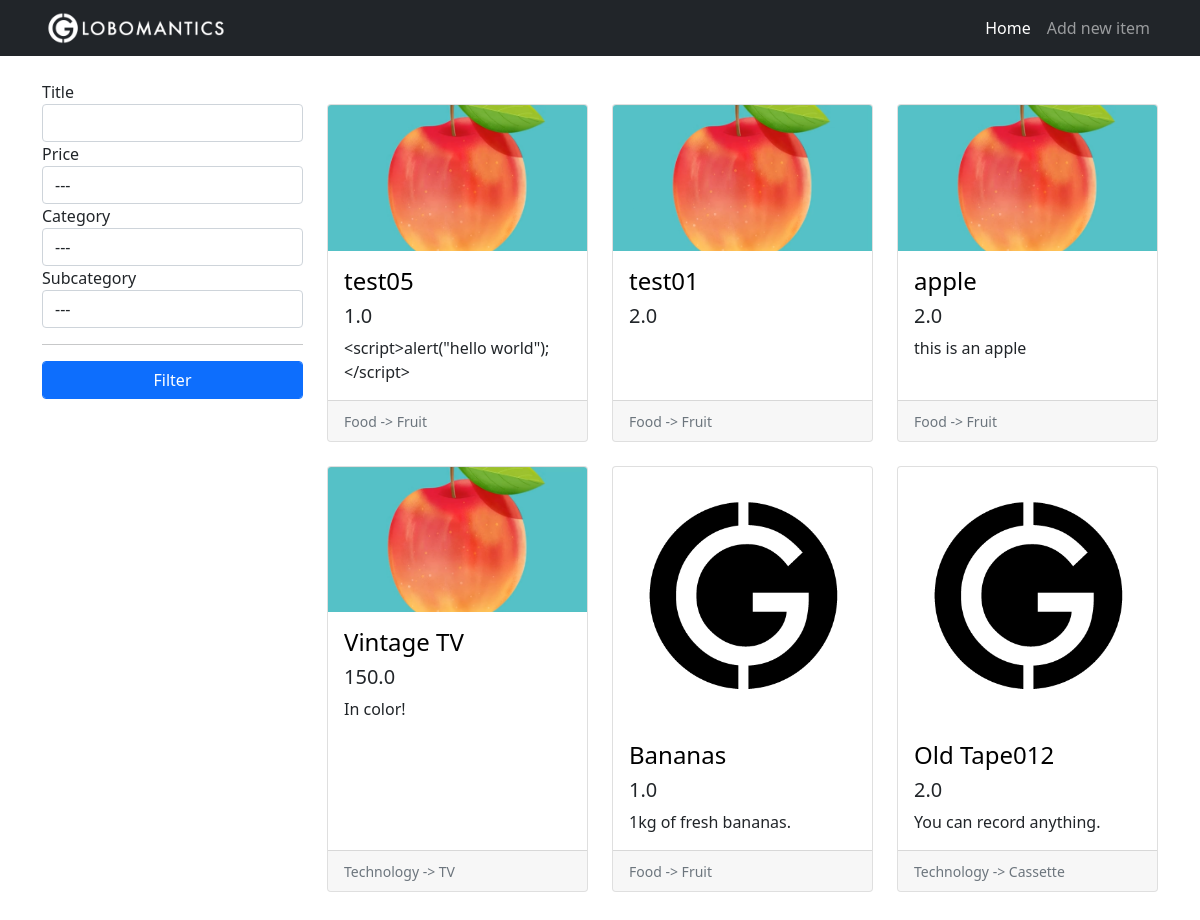
The page / on the database its author committed.
### tables this page shows
CREATE TABLE items(
                    id              INTEGER PRIMARY KEY AUTOINCREMENT,
                    title           TEXT,
                    description     TEXT,
                    price           REAL,
                    image           TEXT,
                    category_id     INTEGER,
                    subcategory_id  INTEGER,
                    FOREIGN KEY(category_id) REFERENCES categories(id),
                    FOREIGN KEY(subcategory_id) REFERENCES subcategories(id)
);

CREATE TABLE categories(
                    id              INTEGER PRIMARY KEY AUTOINCREMENT,
                    name            TEXT
);

CREATE TABLE subcategories(
                    id              INTEGER PRIMARY KEY AUTOINCREMENT,
                    name            TEXT,
                    category_id     INTEGER,
                    FOREIGN KEY(category_id) REFERENCES categories(id)
);

### app.py (the view)
@app.route("/")
def home():
    conn = get_db()
    c = conn.cursor()
    form = FilterForm(request.args, meta={"csrf": False})
    c.execute("SELECT id, name FROM categories")
    categories = c.fetchall()
    categories.insert(0, (0, "---"))
    form.category.choices = categories
    c.execute("SELECT id, name FROM subcategories WHERE category_id = ?", (1,))
    subcategories = c.fetchall()
    subcategories.insert(0, (0, "---"))
    form.subcategory.choices = subcategories
    query = """SELECT i.id, i.title, i.description, i.price, i.image, c.name, s.name
        FROM
        items AS i
        INNER JOIN categories AS c ON i.category_id = c.id
        INNER JOIN subcategories AS s ON i.subcategory_id = s.id
        """
    if form.validate():
        filter_queries = []
        parameters = []
        if form.title.data.strip():
            filter_queries.append("i.title LIKE ?")
            parameters.append("%" + form.title.data + "%")
        if form.category.data:
            filter_queries.append("i.category_id = ?")
            parameters.append(form.category.data)
        if form.subcategory.data:
            filter_queries.append("i.subcategory_id = ?")
            parameters.append(form.subcategory.data)
        if filter_queries:
            query += " WHERE "
            query += " AND ".join(filter_queries)
        if form.price.data:
            if form.price.data == 1:
                query += " ORDER BY i.price DESC"
            else:
                query += " ORDER BY i.price "
        else:
            query += " ORDER BY i.id DESC"
        items_from_db = c.execute(query, tuple(parameters))
    else:
        items_from_db = c.execute(query + "ORDER BY i.id DESC")
    items = []
    for row in items_from_db:
        item = {
            "id": row[0],
            "title": row[1],
            "description": row[2],
            "price": row[3],
            "image": row[4],
            "category": row[5],
            "subcategory": row[6]
        }
        items.append(item)
    return render_template("home.html", items=items, form=form)

### app.py
class FilterForm(FlaskForm):
    title = StringField("Title", validators=[Length(max=20)])
    price = SelectField("Price", coerce=int, choices=[(0, "---"), (1, "Max to Min"), (2, "Min to Max")])
    category = SelectField("Category", coerce=int)
    subcategory = SelectField("Subcategory", coerce=int)
    submit = SubmitField("Filter")

### app.py (called while the page is built)
def get_db():
    db = getattr(g, "_database", None)
    if db is None:
        db = g._database = sqlite3.connect("db/globomantics.db")
        print("DB is open now")
    return db

@app.teardown_appcontext
def close_connection(exception):
    db = getattr(g, "_database", None)
    if db is not None:
        db.close()
        print("db is close now")

### templates/home.html
{% extends 'base.html' %}
{% set active_page = 'home' %}
{% block content %}
  <div class="row">
    <div class="col-lg-3">
      <div class="my-4">
        <form action="{{ url_for('home') }}" method="GET">
          <div class="form-group">
            {{ form.title.label }}
            {{ form.title(class="form-control") }}
          </div>
          <div class="form-group">
            {{ form.price.label }}
            {{ form.price(class="form-control") }}
          </div>
          <div class="form-group">
            {{ form.category.label }}
            {{ form.category(class="form-control") }}
          </div>
          <div class="form-group">
            {{ form.subcategory.label }}
            {{ form.subcategory(class="form-control") }}
          </div><hr>
          {{ form.submit(class="btn btn-primary form-control" )}}
        </form>
      </div>
    </div>
    <div class="col-lg-9">
      <div class="row my-5 card-wrapper">
        {% if items %}
        {% for item in items %}
        <div class="col-lg-4 col-md-6 mb-4">
          <div class="card h-100">
              <div class="embed-responsive embed-responsive-16by9">
                <a href="{{ url_for('item', item_id=item.id) }}">
                  <img class="card-img-top embed-responsive-item" src="{% if item.image %}{{ url_for('uploads', filename=item.image) }}{% else %}{{ url_for('static', filename='images/placeholder.png') }}{% endif %}">
                </a>
              </div>
              <div class="card-body">
                <h4 class="card-title">
                  <a href="{{ url_for('item', item_id=item.id) }}">{{ item.title }}</a>
                </h4>
                <h5>{{ item.price }}</h5>
                <p class="card-text">{{ item.description | safe }}</p>
              </div>
              <div class="card-footer">
                <small class="text-muted">
                  {{ item.category }} -> {{ item.subcategory }}
                </small>
              </div>
            </div>
        </div>
        {% endfor %}
        {% else %}
        <h1 class="offset-lg-3">No items to show</h1>
        {% endif %}
      </div>
    </div>
  </div>
{% endblock %}

### templates/base.html (shortened to what this page needs)
<!DOCTYPE html>
<html lang="en">
<head>
  <link href="https://cdn.jsdelivr.net/npm/bootstrap@5.1.3/dist/css/bootstrap.min.css" rel="stylesheet">
  <link rel="stylesheet" href="{{ url_for('static', filename='css/style.css') }}">
</head>
<body>
  <nav class="navbar navbar-expand-lg navbar-dark bg-dark fixed-top">
    <div class="container">
      <a href="{{ url_for('home') }}" class="navbar-brand">
        <img src="{{ url_for('static', filename='images/logo.png') }}" height="40px">
      </a>
      <div class="collapse navbar-collapse" id="navbarCollapse">
        <ul class="nav navbar-nav ms-auto">
          <li class="nav-item">
            <a href="{{ url_for('home') }}" class="nav-link {{ 'active' if active_page == 'home' else '' }}">Home</a>
          </li>
          <li class="nav-item">
            <a href="{{ url_for('new_item') }}" class="nav-link {{ 'active' if active_page == 'new_item' else '' }}">Add new item</a>
          </li>
        </ul>
      </div>
    </div>
  </nav>
  <div class="container">
  {% block content %}{% endblock %}
  </div>
</body>
</html>

### static/css/style.css (style rules this page uses)
body { padding-top: 56px; }
.navbar-brand { padding-top: 0rem; padding-bottom: 0rem }
.card-img-top { object-fit: cover; }
a { text-decoration: none; color: black; }

### rows shown on the page
items: image (picture), title "test05", price "1.0", description "<script>alert(\"hello world\");</script>", category "Food", subcategory "Fruit"
items: image (picture), title "test01", price "2.0", category "Food", subcategory "Fruit"
items: image (picture), title "apple", price "2.0", description "this is an apple", category "Food", subcategory "Fruit"
items: image (picture), title "Vintage TV", price "150.0", description "In color!", category "Technology", subcategory "TV"
items: title "Bananas", price "1.0", description "1kg of fresh bananas.", category "Food", subcategory "Fruit"
items: title "Old Tape012", price "2.0", description "You can record anything.", category "Technology", subcategory "Cassette"
